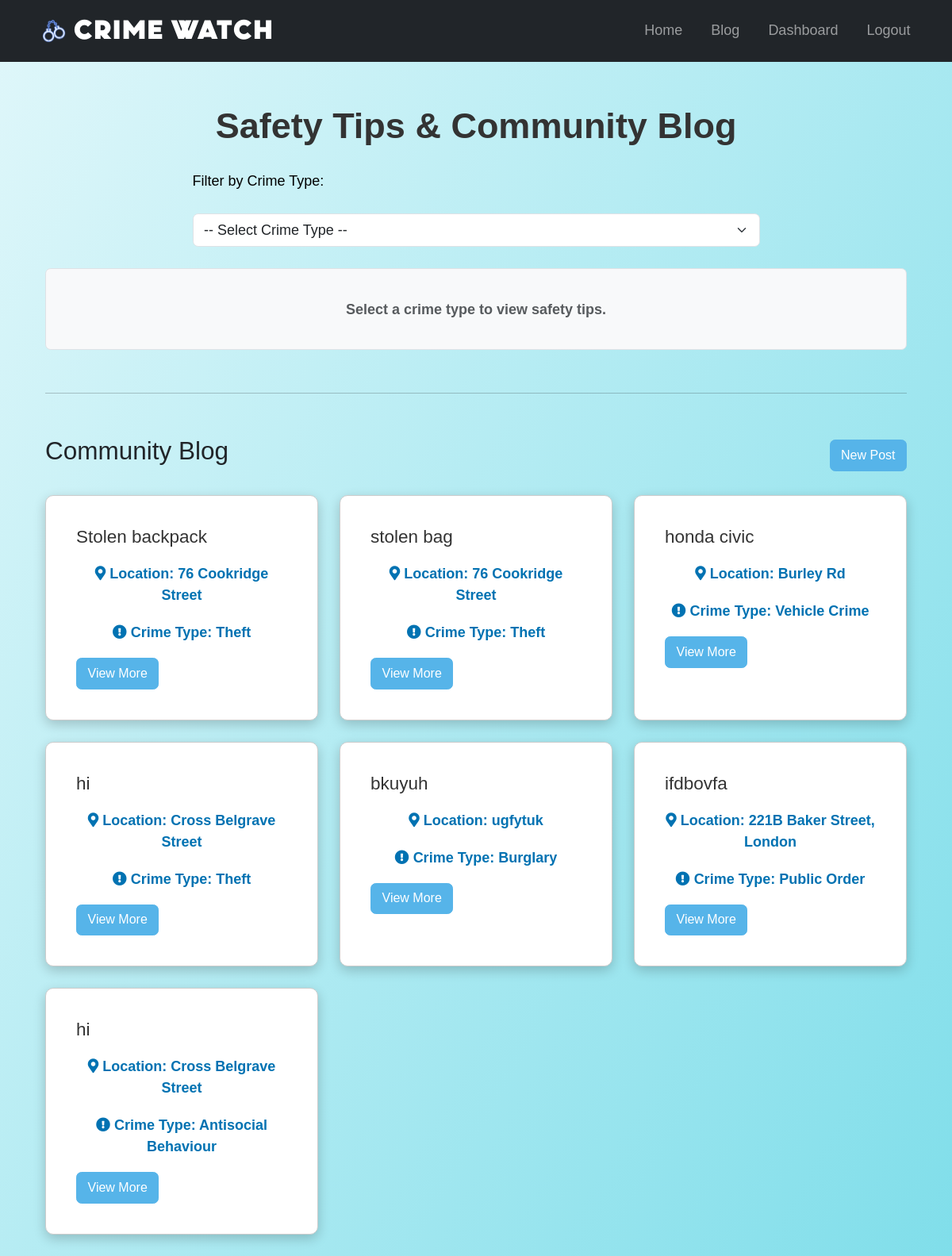
Page /blog/blog (signed in) on the committed database.
### app/models.py (models this page shows)
class BlogPost(db.Model):
    __tablename__ = 'blog_post'
    id = db.Column(db.Integer, primary_key=True)
    title = db.Column(db.String(150), nullable=False)
    location = db.Column(db.String(150), nullable=False)
    description = db.Column(db.Text, nullable=False)
    crime_type = db.Column(db.String(50), nullable=False)
    created_by = db.Column(db.Integer, db.ForeignKey('user.id'), nullable=False)
    author = db.relationship('User', backref='blog_posts', lazy=True)  # Ensure correct backref here

### app/views.py (the view, shortened to what this page needs)
@blog.route('/blog', methods=['GET', 'POST'])
@login_required
def blog_page():
    crime_filter = request.args.get('crime_type')
    if crime_filter:
        posts = BlogPost.query.filter_by(crime_type=crime_filter).all()
    else:
        posts = BlogPost.query.all()
    print(f"Posts: {posts}")  # Debugging: Check if posts are being retrieved
    return render_template('blog.html', posts=posts)

### app/templates/blog.html (shortened to what this page needs)
{% extends "base.html" %}
{% block content %}
<div class="container mt-5">
    <h2 class="welcome-title">Safety Tips & Community Blog</h2>
    <div class="row justify-content-center mb-4">
        <div class="col-md-8">
            <form>
                <label for="crime_type" class="form-label" style="margin-top: 20px; font-size: 1.0rem;">Filter by Crime Type:</label>
                <select id="crime_type" name="crime_type" class="form-select" onchange="showTipsAndPosts()">
                    <option value="">-- Select Crime Type --</option>
                </select>
            </form>
        </div>
    </div>
    <div id="safety-tips" class="mt-4 p-3 border rounded bg-light">
        <p class="text-muted">Select a crime type to view safety tips.</p>
    </div>
    <hr class="my-5">
    <div class="d-flex justify-content-between align-items-center mb-4">
        <h3>Community Blog</h3>
        <button type="button" class="btn btn-primary" data-bs-toggle="modal" data-bs-target="#postCrimeModal">
            New Post
        </button>
    </div>
    <div id="blog-posts" class="row row-cols-1 row-cols-md-3 g-4">
        {% if posts %}
            {% for post in posts %}
            <div class="col">
                <div class="card h-100">
                    <div class="card-body">
                        <h5 class="card-title">{{ post.title }}</h5>
                        <p class="card-text">
                            <i class="fas fa-map-marker-alt"></i> <strong>Location:</strong> {{ post.location }}
                        </p>
                        <p class="card-text">
                            <i class="fas fa-exclamation-circle"></i> <strong>Crime Type:</strong> {{ post.crime_type }}
                        </p>
                        <button
                            class="btn btn-primary"
                            data-bs-toggle="modal"
                            data-bs-target="#postModal"
                            onclick="showPostDetails('{{ post.title }}', '{{ post.location }}', '{{ post.crime_type }}', '{{ post.description }}', '{{ post.author.username if post.author else 'Unknown' }}')">
                            View More
                        </button>
                    </div>
                </div>
            </div>
            {% endfor %}
        {% else %}
            <p class="text-muted">No blog posts available. Create the first post!</p>
        {% endif %}
    </div>
</div>
{% endblock %}

### app/templates/base.html (shortened to what this page needs)
<!DOCTYPE html>
<html lang="en">
    <head>
        <link href="https://cdn.jsdelivr.net/npm/bootstrap@5.3.0/dist/css/bootstrap.min.css" rel="stylesheet">
        <link rel="stylesheet" href="https://cdnjs.cloudflare.com/ajax/libs/font-awesome/5.15.4/css/all.min.css">
        <link rel="stylesheet" href="https://unpkg.com/leaflet@1.7.1/dist/leaflet.css" />
        <link rel="stylesheet" href="https://unpkg.com/leaflet-control-geocoder/dist/Control.Geocoder.css" />
        <link rel="stylesheet" href="{{ url_for('static', filename='styles.css') }}">
    </head>
<body>
    <nav class="navbar navbar-expand-lg navbar-dark bg-dark">
        <div class="container">
            <a class="navbar-brand d-flex align-items-center title-heading" style="color: rgb(255, 255, 255);" href="{{ url_for('views.home') }}">
                <img src="{{ url_for('static', filename='Icon.png') }}" alt="App Icon" width="30" height="30" class="me-2">
                Crime Watch
            </a>
            <div class="collapse navbar-collapse" id="navbarNav">
                <ul class="navbar-nav ms-auto">
                    <li class="nav-item">
                        <a class="nav-link" href="{{ url_for('views.home') }}">Home</a>
                    </li>
                    {% if current_user.is_authenticated %}
                        <li class="nav-item">
                            <a class="nav-link" href="{{ url_for('blog.blog_page') }}">Blog</a>
                        </li>
                        <li class="nav-item">
                            <a class="nav-link" href="{{ url_for('views.dashboard') }}">Dashboard</a>
                        </li>
                        <li class="nav-item">
                            <a class="nav-link" href="{{ url_for('auth.logout') }}">Logout</a>
                        </li>
                    {% endif %}
                </ul>
            </div>
        </div>
    </nav>
    <main class="container my-4">
        {% block content %}{% endblock %}
    </main>
</body>
</html>

### app/static/styles.css (style rules this page uses)
html, body { height: 100%; margin: 0; padding: 0; font-family: 'Arial', sans-serif; font-size: 18px; background: linear-gradient(120deg, #e0f7fa, #80deea); background-size: cover; background-repeat: no-repeat; overflow-x: hidden; }
main { position: relative; z-index: 2; }
.title-heading { font-family: 'font1'; font-size: 3rem; font-weight: 600; color: #000; text-align: center; }
.welcome-title { font-family: 'font2', sans-serif; font-size: 2.5rem; font-weight: bold; color: #333333; text-align: center; margin-top: 20px; }
p { color: #ff0000; font-weight: bold; text-align: center; margin-top: 20px; }
nav { display: flex; justify-content: space-around; background-color: #333; padding: 1rem; position: fixed; top: 0; width: 100%; z-index: 1030; }
nav ul { list-style: none; display: flex; gap: 1rem; }
nav a { color: #fff; text-decoration: none; padding: 0.5rem; border-radius: 5px; }
.navbar-brand { font-size: 1.8rem; font-weight: bold; }
form { display: flex; flex-direction: column; gap: 1rem; color: rgb(0, 0, 0); }
.card { background-color: #f5f5f5; color: #333; border: 1px solid #ccc; border-radius: 10px; padding: 20px; margin: auto; max-width: 500px; z-index: 1020; }
.card-text { color: #0072b2; }
button, .btn { font-size: 16px; transition: background-color 0.3s ease; }
.btn-primary { background-color: #56b4e9; color: #fff; border: 1px solid #56b4e9; }
.card { background-color: #fff; z-index: 3; position: relative; box-shadow: 0 5px 15px rgba(0, 0, 0, 0.2); border-radius: 10px; }

### rows in the picture
BlogPost: title "Stolen backpack", location "76 Cookridge Street", crime_type "Theft"
BlogPost: title "stolen bag", location "76 Cookridge Street", crime_type "Theft"
BlogPost: title "honda civic", location "Burley Rd", crime_type "Vehicle Crime"
BlogPost: title "hi", location "Cross Belgrave Street", crime_type "Theft"
BlogPost: title "bkuyuh", location "ugfytuk", crime_type "Burglary"
BlogPost: title "ifdbovfa", location "221B Baker Street, London", crime_type "Public Order"
BlogPost: title "hi", location "Cross Belgrave Street", crime_type "Antisocial Behaviour"
